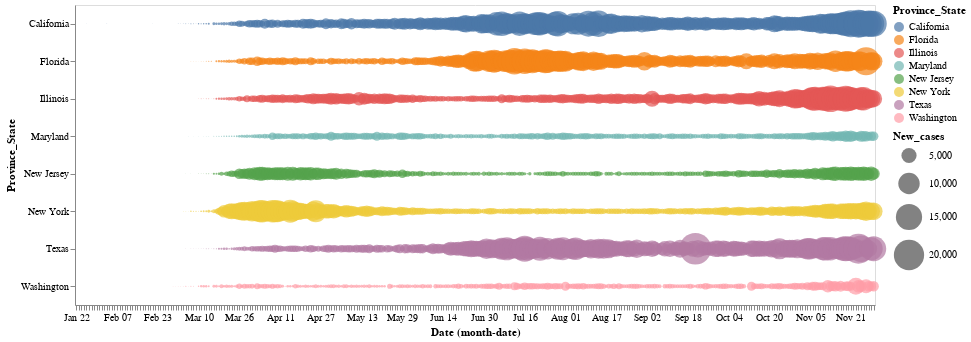

Write notebook code for a chart like this one.
### Code cell
alt.Chart(selected_States).mark_circle().encode(
    x='monthdate(Date):O',
    y='Province_State',
    color='Province_State',
    size=alt.Size('New_cases:Q',
        scale=alt.Scale(range=[0, 1000]),
        legend=alt.Legend(title='New_cases')
    ) 
).properties(
    width=800,
    height=300
)

### Figure 1 — Vega-Lite specification as saved in the notebook (floating-point values rounded to 4 significant figures; data arrays with more than 128 entries replaced by an {"elided": "..."} marker saying what was removed)
{"config": {"view": {"continuousWidth": 400, "continuousHeight": 300}}, "data": {"name": "data-ed41a6cf3cb0dab8eac5936a83bd1ac3"}, "mark": "circle", "encoding": {"color": {"type": "nominal", "field": "Province_State"}, "size": {"type": "quantitative", "field": "New_cases", "legend": {"title": "New_cases"}, "scale": {"range": [0, 1000]}}, "x": {"type": "ordinal", "field": "Date", "timeUnit": "monthdate"}, "y": {"type": "nominal", "field": "Province_State"}}, "height": 300, "width": 800, "$schema": "https://vega.github.io/schema/vega-lite/v4.8.1.json", "datasets": {"data-ed41a6cf3cb0dab8eac5936a83bd1ac3": {"elided": "2512 records"}}}
